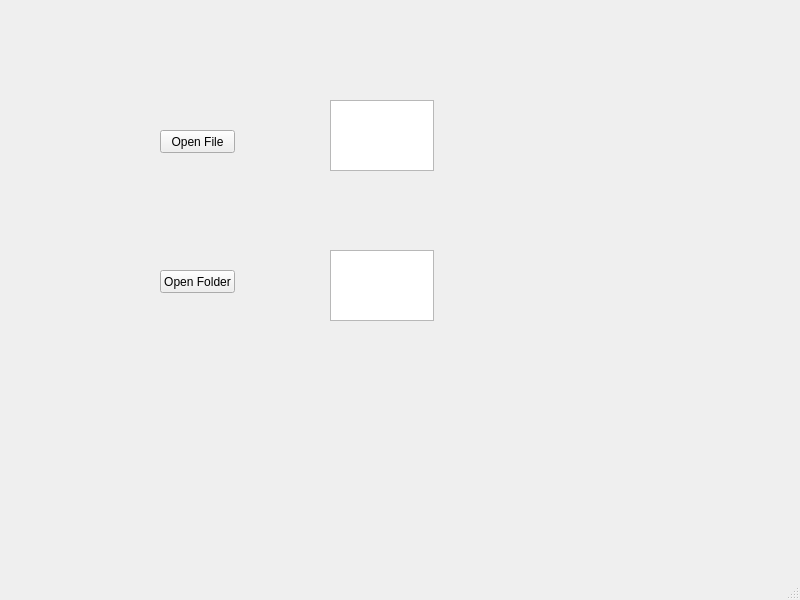
<?xml version="1.0" encoding="UTF-8"?>
<ui version="4.0">
 <class>MainWindow</class>
 <widget class="QMainWindow" name="MainWindow">
  <property name="geometry">
   <rect>
    <x>0</x>
    <y>0</y>
    <width>800</width>
    <height>600</height>
   </rect>
  </property>
  <property name="windowTitle">
   <string>MainWindow</string>
  </property>
  <widget class="QWidget" name="centralwidget">
   <widget class="QPushButton" name="btnOpenFile">
    <property name="geometry">
     <rect>
      <x>160</x>
      <y>130</y>
      <width>75</width>
      <height>23</height>
     </rect>
    </property>
    <property name="text">
     <string>Open File</string>
    </property>
   </widget>
   <widget class="QPushButton" name="btnOpenFolder">
    <property name="geometry">
     <rect>
      <x>160</x>
      <y>270</y>
      <width>75</width>
      <height>23</height>
     </rect>
    </property>
    <property name="text">
     <string>Open Folder</string>
    </property>
   </widget>
   <widget class="QTextEdit" name="lblShowFilePath">
    <property name="geometry">
     <rect>
      <x>330</x>
      <y>100</y>
      <width>104</width>
      <height>71</height>
     </rect>
    </property>
   </widget>
   <widget class="QTextEdit" name="lblShowFolderPath">
    <property name="geometry">
     <rect>
      <x>330</x>
      <y>250</y>
      <width>104</width>
      <height>71</height>
     </rect>
    </property>
   </widget>
  </widget>
  <widget class="QMenuBar" name="menubar">
   <property name="geometry">
    <rect>
     <x>0</x>
     <y>0</y>
     <width>800</width>
     <height>21</height>
    </rect>
   </property>
  </widget>
  <widget class="QStatusBar" name="statusbar"/>
 </widget>
 <resources/>
 <connections/>
</ui>
